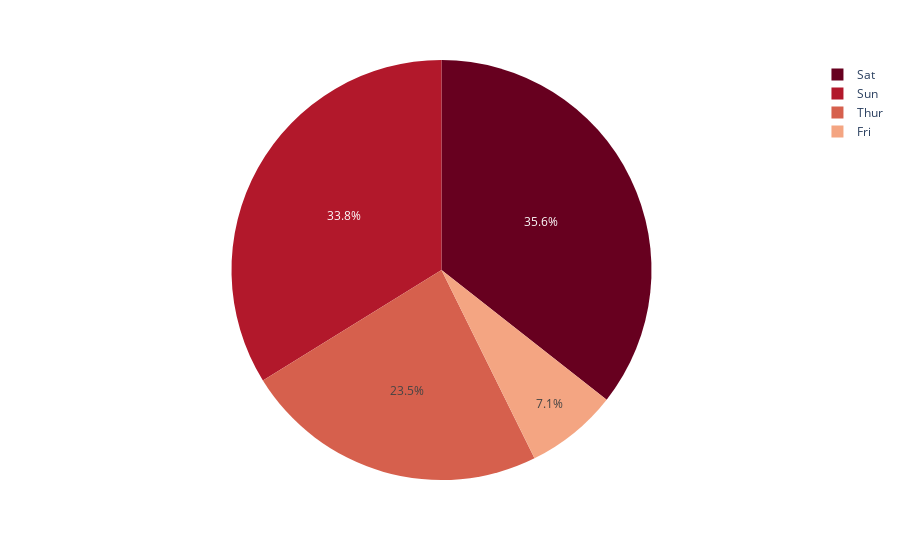

The notebook cell this image was saved under:
### Markdown cell above
## Plotly

### Code cell
import plotly.express as px
df = px.data.tips()
fig = px.pie(df, values='tip', names='day', color_discrete_sequence=px.colors.sequential.RdBu)
fig.show()

### Figure 1 — Plotly figure (JSON) as saved in the notebook; plotly's stock layout.template omitted (floating-point values rounded to 4 significant figures; data arrays with more than 128 entries replaced by an {"elided": "..."} marker saying what was removed)
{"data": [{"domain": {"x": [0, 1], "y": [0, 1]}, "hovertemplate": "day=%{label}<br>tip=%{value}<extra></extra>", "labels": {"elided": "244 str values"}, "legendgroup": "", "name": "", "showlegend": true, "type": "pie", "values": {"elided": "244 float values"}}], "layout": {"legend": {"tracegroupgap": 0}, "margin": {"t": 60}, "piecolorway": ["rgb(103,0,31)", "rgb(178,24,43)", "rgb(214,96,77)", "rgb(244,165,130)", "rgb(253,219,199)", "rgb(247,247,247)", "rgb(209,229,240)", "rgb(146,197,222)", "rgb(67,147,195)", "rgb(33,102,172)", "rgb(5,48,97)"]}}
